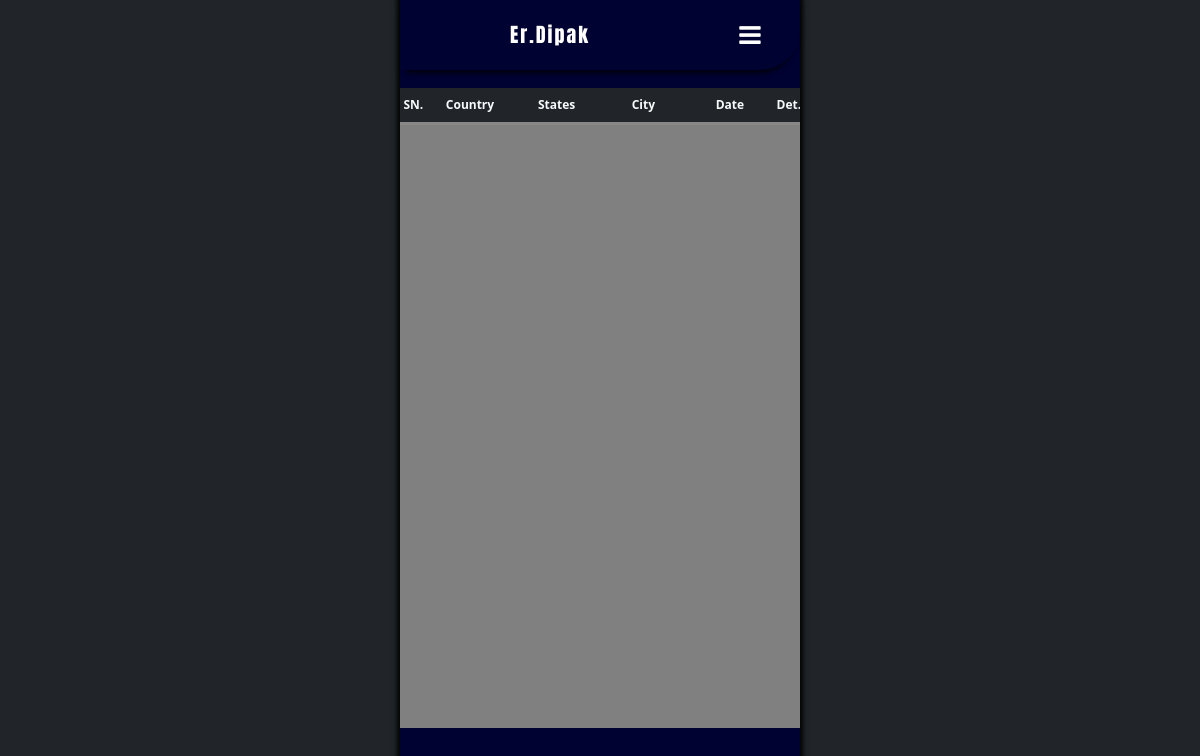
Page /Admin/visitor_check.php (signed in) on the earlier database version.
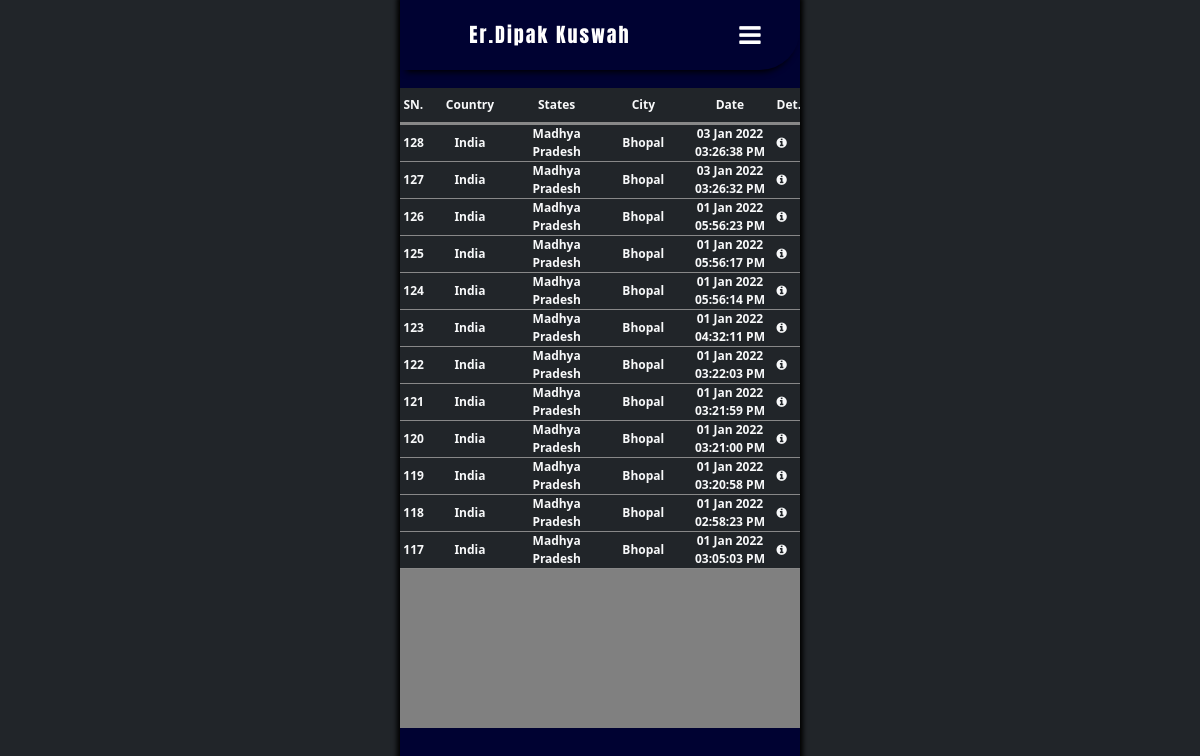
Same page on the later database version.
### tables this page shows
CREATE TABLE `header` (
  `img` varchar(200) NOT NULL,
  `name` varchar(50) NOT NULL,
  `i_am` varchar(300) NOT NULL,
  `time` timestamp NOT NULL DEFAULT current_timestamp() ON UPDATE current_timestamp()
);

CREATE TABLE `visitor` (
  `id` int(10) NOT NULL,
  `country` varchar(50) NOT NULL,
  `region` varchar(50) NOT NULL,
  `city` varchar(30) NOT NULL,
  `isp` varchar(200) NOT NULL,
  `ip` varchar(100) NOT NULL,
  `os` varchar(50) NOT NULL,
  `device` varchar(50) NOT NULL,
  `browser` varchar(50) NOT NULL,
  `time` timestamp NOT NULL DEFAULT current_timestamp() ON UPDATE current_timestamp()
);

### Admin/visitor_check.php (the view, shortened to what this page needs)
<!DOCTYPE html>
<html lang="en">
<head>
<link href="https://cdn.jsdelivr.net/npm/bootstrap@5.0.2/dist/css/bootstrap.min.css" rel="stylesheet">
<link rel="stylesheet" href="https://cdnjs.cloudflare.com/ajax/libs/font-awesome/4.7.0/css/font-awesome.min.css">
<link rel="stylesheet" href="https://cdnjs.cloudflare.com/ajax/libs/animate.css/4.1.1/animate.min.css"/>
<link href="https://cdn.jsdelivr.net/gh/gitbrent/bootstrap4-toggle@3.6.1/css/bootstrap4-toggle.min.css" rel="stylesheet">
</head>
<body   class="d-flex justify-content-center align-items-center bg-dark">
<?php
 require("php/database.php");
    $header = "SELECT * FROM header  LIMIT 1";
    $get_header_response = $db->query($header);
    $header_data = $get_header_response->fetch_assoc();
    $header_name  =  $header_data['name'];
?>
<div class="contener">
    <div class="header pl-4 d-flex">
      <div class="w-75 pl-5 h-100 d-flex justify-content-center align-items-center" style="font-size:20px; font-family: 'Anton', sans-serif;   letter-spacing: 2px;">
        <?php echo $header_name; ?>
      </div>
      <div class="w-25 h-100 d-flex justify-content-center align-items-center animate__animated animate__jello animate__infinite animate__slower animate__delay-2s ">
            <i class="fa fa-bars" id="menu-icon" aria-hidden="true" style="font-size:25px;" ></i> <i class="fa fa-times close-icon d-none" aria-hidden="true" style="font-size:25px;"></i>
      </div>
    </div>
    <div class="p-2 pb-3 header-container" >
      <div class=" d-flex justify-content-center align-items-center text-light  p-2" >Header</div>
    </div>
 <div class="infio-conta mt-4">
       <div class="w-100 bg-dark d-flex justify-content-around align-items-center text-light" style="font-size:12px;font-weight:bold;border-bottom:3px solid #888;">
       <div class="info-header py-2" style="width:5%">SN.</div> <div class="info-header py-2">Country</div> <div class="info-header">States</div> <div class="info-header">City</div> <div class="info-header">Date</div> <div class="info-header" style="width:5%">Det.</div>
    </div>
<?php
    $query = "SELECT * FROM visitor ORDER BY id DESC";
          $query_response = $db->query($query);
        while($visitor_data = $query_response->fetch_assoc())
     {
      $id  =  $visitor_data['id'];
      $country  =  $visitor_data['country'];
      $region  =  $visitor_data['region'];
      $city  =  $visitor_data['city'];
      $os  =  $visitor_data['os'];
      $device  =  $visitor_data['device'];
      $browser  =  $visitor_data['browser'];
      $isp  =  $visitor_data['isp'];
      $ip  =  $visitor_data['ip'];
      $date = new DateTime($visitor_data['time']);
      $date_time = $date->format('d M Y  h:i:s A');
        echo '
        <div class="w-100 bg-dark d-flex justify-content-around align-items-center text-light" style="font-size:12px;font-weight:bold;border-bottom:1px solid #888;">
        <div style="width:5%" class="info-header py-2">'.$id.'</div>
        <div class="info-header py-2">'.$country.'</div>
        <div class="info-header">'.$region.'</div>
        <div class="info-header">'.$city.'</div>
        <div class="info-header">'.$date_time.'</div>
        <div style="width:5%" more="open_'.$id.'" class="more-info-icon"><i class="fa fa-info-circle close-more details-icon" aria-hidden="true"></i>
        </div></div>
        <div class="more-deta text-light d-flex  align-items-center flex-column" id="open_'.$id.'" style="height:0px; background:#2B3856;opacity:0;" >
         <p class="py-2" style="font-weight:bold;"> Devide : '.$device.' <br> OS : '.$os.' <br> Browser : '.$browser.' isp : '.$isp.' <br> ip : '.$ip.' <p>
        </div>';
      }
 ?>
 </div>
</body>
</html>

### Admin/visitor_check.php (style rules this page uses)
* { margin:0px; padding:0px; overflow:none; }
.contener { height:100vh; width:400px; box-shadow:0px 0px 5px 3px black; background: #000232; position: relative; overflow:scroll; }
.header { width:400px; height:70px; color:white; z-index: 1; background-color:#000232; box-shadow: 0 8px 6px -6px black; position: fixed; top: 0; border-bottom-right-radius: 40px; animation: mymove 10s infinite; }
.info-header { width:20%; text-align:center; }
.infio-conta { width:100%; height:80%; background:gray; overflow:scroll; position: relative; }

Differences in the rows shown:
removed header: name "Er.Dipak"
added header: name "Er.Dipak Kuswah"
added visitor: id "128", country "India", region "Madhya Pradesh", city "Bhopal", time "03 Jan 2022 03:26:38 PM"
added visitor: id "127", country "India", region "Madhya Pradesh", city "Bhopal", time "03 Jan 2022 03:26:32 PM"
added visitor: id "126", country "India", region "Madhya Pradesh", city "Bhopal", time "01 Jan 2022 05:56:23 PM"
added visitor: id "125", country "India", region "Madhya Pradesh", city "Bhopal", time "01 Jan 2022 05:56:17 PM"
added visitor: id "124", country "India", region "Madhya Pradesh", city "Bhopal", time "01 Jan 2022 05:56:14 PM"
added visitor: id "123", country "India", region "Madhya Pradesh", city "Bhopal", time "01 Jan 2022 04:32:11 PM"
added visitor: id "122", country "India", region "Madhya Pradesh", city "Bhopal", time "01 Jan 2022 03:22:03 PM"
added visitor: id "121", country "India", region "Madhya Pradesh", city "Bhopal", time "01 Jan 2022 03:21:59 PM"
added visitor: id "120", country "India", region "Madhya Pradesh", city "Bhopal", time "01 Jan 2022 03:21:00 PM"
added visitor: id "119", country "India", region "Madhya Pradesh", city "Bhopal", time "01 Jan 2022 03:20:58 PM"
added visitor: id "118", country "India", region "Madhya Pradesh", city "Bhopal", time "01 Jan 2022 02:58:23 PM"
added visitor: id "117", country "India", region "Madhya Pradesh", city "Bhopal", time "01 Jan 2022 03:05:03 PM"
